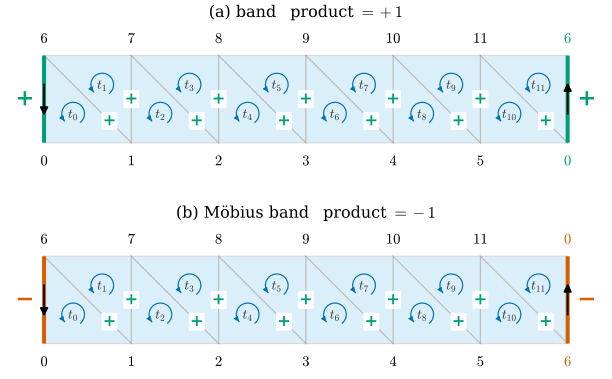

This chart was generated by the following Python code:
"""Figure 33.3.2: relative orientations around a closed chain of triangles (Section 33.3).

The face lists of the untwisted band (lib/ch33.py cylinder_band(6)) and of the Moebius band (dgmesh.mobius_mesh(6))
are drawn unrolled: bottom-row vertex k at (k, 0), top-row vertex 6 + k at (k, 1); the right-hand column x = 6 is
glued to the left-hand column x = 0. Every triangle carries the orientation of its row of F (circular arrow).
The number on each shared edge is the relative orientation o(t, t') of the two triangles that share it
(Definition 33.3.6); the product around the closed chain t_0, t_1, ..., t_11, t_0 is +1 for the band, -1 for the
Moebius band (Proposition 33.3.16).
Self-check: the signs are computed with dgdec.relative_orientation; exactly one sign is -1 (the seam) for the
Moebius band and none for the band.

Run from the project root:
``PYTHONPATH=tools python3 chapters/33-combinatorial-surfaces/figures/fig-33-3-2-sign-product.py``
"""

import pathlib
import sys

import dgdec as dd
import dgmesh as dm

sys.path.insert(0, str(pathlib.Path(__file__).resolve().parents[1] / "lib"))
import ch33  # noqa: E402

import dgfig  # noqa: E402

dgfig.setup()

import matplotlib.pyplot as plt  # noqa: E402
import numpy as np  # noqa: E402
from matplotlib.patches import FancyArrowPatch, Polygon  # noqa: E402

C = dgfig.COLORS
BLUE, RED, GREEN = C["tangent"], C["normal"], C["third"]
n = 6


def positions(F, twisted):
    """Drawn position of each corner of each triangle (the last quad uses the glued column x = n)."""
    out = []
    for t, f in enumerate(F):
        k = t // 2
        pts = []
        for v in f:
            if k == n - 1 and v in ((n, 0) if twisted else (0, n)):
                y = {True: {n: 0.0, 0: 1.0}, False: {0: 0.0, n: 1.0}}[twisted][v]
                pts.append((float(n), y))
            else:
                pts.append((float(v % n), 0.0 if v < n else 1.0))
        out.append(np.array(pts))
    return out


def draw(ax, F, twisted, title):
    F = [tuple(int(v) for v in f) for f in F]
    P = positions(F, twisted)
    signs = [dd.relative_orientation(F[t], F[(t + 1) % len(F)]) for t in range(len(F))]
    for t, T in enumerate(P):
        ax.add_patch(Polygon(T, closed=True, facecolor=C["region"], alpha=0.22, edgecolor="#555555", lw=0.9, zorder=1))
        area = 0.5 * ((T[1, 0] - T[0, 0]) * (T[2, 1] - T[0, 1]) - (T[1, 1] - T[0, 1]) * (T[2, 0] - T[0, 0]))
        assert area > 0                                        # every row is counterclockwise in the drawing
        c = T.mean(0)
        th = np.linspace(np.deg2rad(-50), np.deg2rad(220), 40)
        arc = c + 0.13 * np.c_[np.cos(th), np.sin(th)]
        ax.plot(*arc.T, color=BLUE, lw=0.9, zorder=3)
        ax.add_patch(FancyArrowPatch(arc[-2], arc[-1], arrowstyle="-|>", mutation_scale=7, color=BLUE, lw=0.9,
                                     zorder=3))
        ax.text(*(c + np.array([0.0, -0.005])), rf"$t_{{{t}}}$", fontsize=10, ha="center", va="center",
                color="#333333", zorder=4)
    # signs on the shared edges inside the strip
    for t in range(len(F) - 1):
        shared = set(F[t]) & set(F[t + 1])
        pa = [p for v, p in zip(F[t], P[t]) if v in shared]
        mid = (pa[0] + pa[1]) / 2
        s = signs[t]
        vertical = abs(pa[0][0] - pa[1][0]) < 1e-9
        lo = pa[0] if pa[0][1] < pa[1][1] else pa[1]
        hi = pa[1] if pa[0][1] < pa[1][1] else pa[0]
        spot = mid if vertical else lo + 0.25 * (hi - lo)      # a quarter up the diagonal, away from the arcs
        ax.text(*spot, "+" if s > 0 else "\u2212", color=GREEN if s > 0 else RED, fontsize=12,
                ha="center", va="center", zorder=5, fontweight="bold",
                bbox=dict(boxstyle="round,pad=0.08", fc="white", ec="none", alpha=0.9))
    # the seam: the column x = 0 and the column x = n are the same edge
    s = signs[-1]
    col = GREEN if s > 0 else RED
    for x in (0.0, float(n)):
        ax.plot([x, x], [0, 1], color=col, lw=3.0, zorder=2, solid_capstyle="butt")
        ax.text(x + (-0.22 if x == 0 else 0.22), 0.5, "+" if s > 0 else "\u2212", color=col, fontsize=17,
                ha="center", va="center", fontweight="bold")
    # direction of the seam edge as traversed by t_0 (left) and by t_{2n-1} (right)
    for t, x in ((0, 0.0), (len(F) - 1, float(n))):
        f, T = F[t], P[t]
        for a in range(3):
            i, j = f[a], f[(a + 1) % 3]
            if {i, j} == ({0, n}):
                p, q = T[a], T[(a + 1) % 3]
                ax.add_patch(FancyArrowPatch(p + 0.3 * (q - p), p + 0.72 * (q - p), arrowstyle="-|>",
                                             mutation_scale=12, color="black", lw=1.4, zorder=6))
    for k in range(n):
        ax.text(k, -0.13, rf"${k}$", ha="center", va="top", fontsize=11)
        ax.text(k, 1.11, rf"${n + k}$", ha="center", va="bottom", fontsize=11)
    bot, topl = (n, 0) if twisted else (0, n)
    ax.text(n, -0.13, rf"${bot}$", ha="center", va="top", fontsize=11, color=col)
    ax.text(n, 1.11, rf"${topl}$", ha="center", va="bottom", fontsize=11, color=col)
    prod = int(np.prod(signs))
    ax.set_title(title + rf"$\quad$product $= {'+1' if prod > 0 else '-1'}$", fontsize=12)
    dgfig.schematic_axes(ax, xlim=(-0.45, n + 0.45), ylim=(-0.35, 1.35))
    return signs


fig, (axa, axb) = plt.subplots(2, 1, figsize=(6.4, 4.0))
sa = draw(axa, ch33.cylinder_band(n)[1], False, "(a) band")
sb = draw(axb, dm.mobius_mesh(n)[1], True, "(b) Möbius band")
assert sa.count(-1) == 0 and sb.count(-1) == 1 and sb[-1] == -1
fig.subplots_adjust(left=0.01, right=0.99, top=0.93, bottom=0.02, hspace=0.35)
dgfig.save(fig, __file__)
